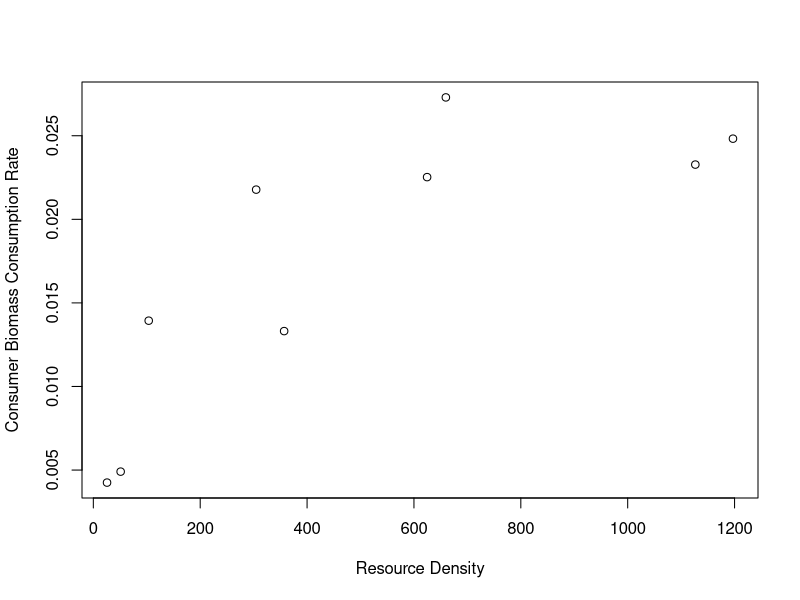
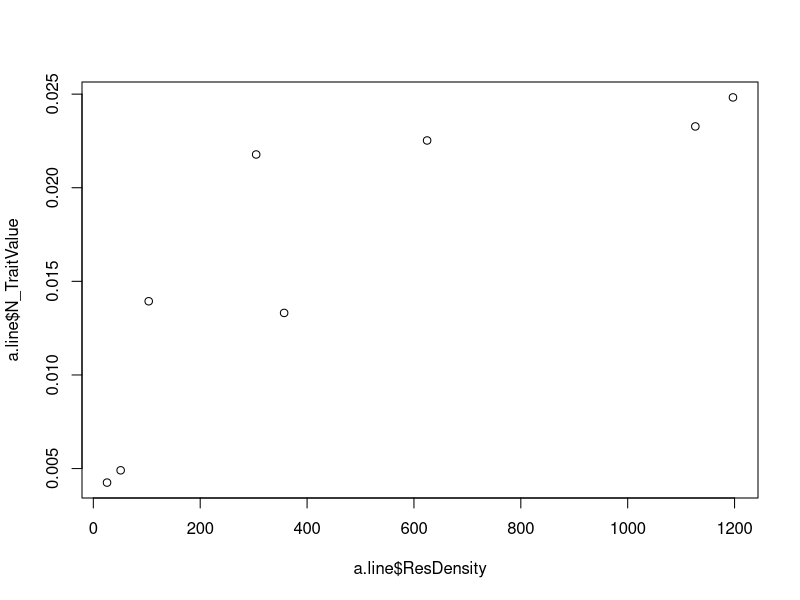
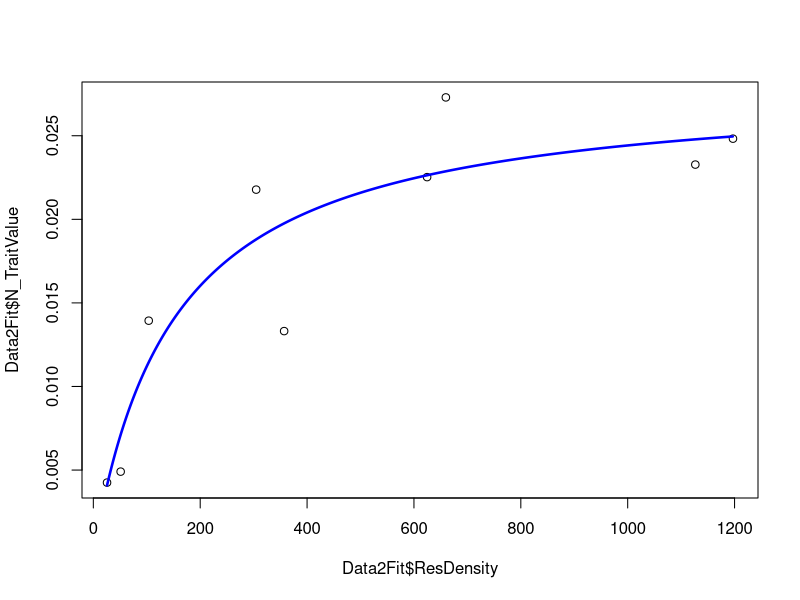
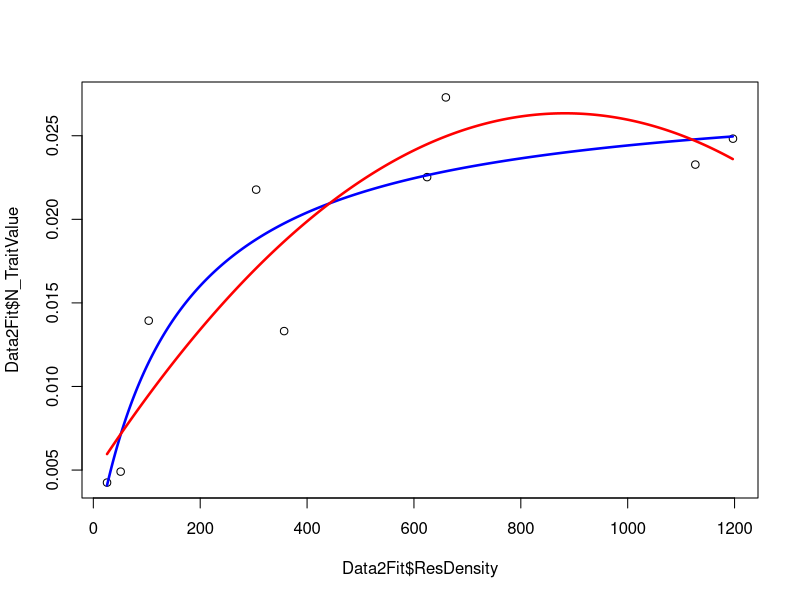

The R source for these figures, in order: (Note: this script raises an error after producing the figures.)
#!/usr/bin/env Rscript
rm(list=ls()) #Clear global environment
#Set working directory
#setwd("CMEECourseWork/MiniProject/code")

## Required packages
require("minpack.lm")

###############################################
### Load in data ### 
###############################################

#Load in modified data
data <- read.csv('../data/FunResData.csv')
# Visualise data as a reminder
head(data)

###############################################
### Run NLLS on single ID ###
###############################################

# Make a subset of the data for one ID as a test
Data2Fit <- subset(data, ID == 39982) #One curve

# Plot data points on scatter plot to visualise data
plot(Data2Fit$ResDensity, Data2Fit$N_TraitValue, xlab = "Resource Density", ylab = "Consumer Biomass Consumption Rate")

# Get dimensions of curve
dim(Data2Fit) 

###############################################
### Holling type II functional response
###############################################

#Transform the Holling type II fuctional response into a function
  # x = resource density
  # h = handling time 
  # a = search rate 
powMod <- function(a, h, x) {
  return( (a*x ) / (1+ (h*a*x)))
}

#This is basically cutting the last points of the graph off
# Because a needs to fit to just the slope
h <- max(Data2Fit$N_TraitValue)
a.line <- subset(Data2Fit, N_TraitValue < h)
plot(a.line$ResDensity, a.line$N_TraitValue)
#plot slope/ linear regressopn of cut slope
lm <- summary(lm(N_TraitValue ~ ResDensity, a.line))

# Extracts slope value
a <- lm$coefficients[2]
# h parameter is the maximum of the slope so you take the biggest value
#Not sure this is the best way?
h <- max(Data2Fit$N_TraitValue)

# This was based on the example but values substituted
PowFit <- nlsLM(N_TraitValue ~ powMod(ResDensity, a, h), data = Data2Fit, start = list(a=a, h=h))# optimising a and h values
Lengths <- seq(min(Data2Fit$ResDensity),max(Data2Fit$ResDensity))
coef(PowFit)["a"]
coef(PowFit)["h"]#Apply function on length

Predic2PlotPow <- powMod(Lengths,coef(PowFit)["a"],coef(PowFit)["h"])
plot(Data2Fit$ResDensity, Data2Fit$N_TraitValue)
lines(Lengths, Predic2PlotPow, col = 'blue', lwd = 2.5)# Phenomenological quadratic model

QuaFit <- lm(N_TraitValue ~ poly(ResDensity,2), data = Data2Fit)
Predic2PlotQua <- predict.lm(QuaFit, data.frame(ResDensity = Lengths))
plot(Data2Fit$ResDensity, Data2Fit$N_TraitValue)
lines(Lengths, Predic2PlotPow, col = 'blue', lwd = 2.5)
lines(Lengths, Predic2PlotQua, col = 'red', lwd = 2.5)

AIC(PowFit) - AIC(QuaFit)
#Generalised functional response model
GenMod <- function(x, a, h, q) {return( (a*x^q+1 ) / (1+ (h*a*x^q+1)))}

q = 0.25

GenFit <- nlsLM(N_TraitValue ~ GenMod(ResDensity, a, h, q), data = Data2Fit, start = list(a=a, h=h, q=q))
Predic2PlotPow <- GenMod(Lengths,coef(GenFit)["a"],coef(GenFit)["h"], coef(GenFit)["q"])
plot(Data2Fit$ResDensity, Data2Fit$N_TraitValue)
lines(Lengths, Predic2PlotPow, col = 'red', lwd = 2.5)
